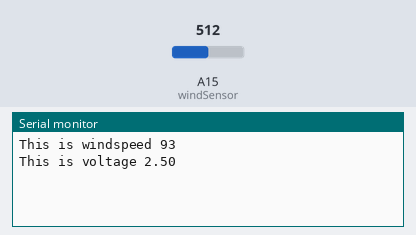
This sketch was run on a simulated Arduino Mega 2560, built with avr-gcc and run on an emulated ATmega2560. Shown: the last lines printed to the serial monitor. The inputs (shaded band) are chosen by the test bench; at power-on: A15 (windSensor) = 512.

Above: at 1.2 s.
1.3 s: A15 (windSensor) set to 716
At 2.5 s:
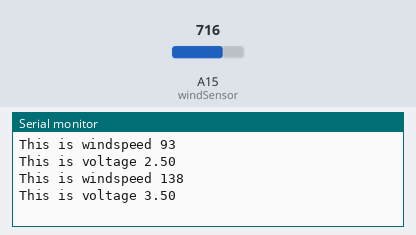
2.8 s: A15 (windSensor) set to 900
At 3.7 s:
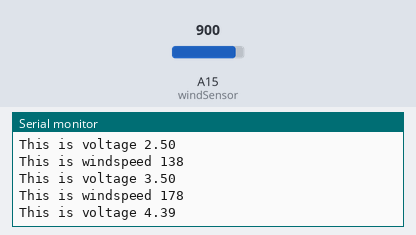

The sketch:

Anemometer.ino
```cpp
double x = 0;
double y = 0;
double a = 0;
double b = 0;

int windSensor = A15;
float voltageMax = 2.0;
float voltageMin = 0.4;
float voltageConversionConstant = 0.004882814;
float sensorVoltage = 0;

float windSpeedMin = 0;
float windSpeedMax = 32;

int windSpeed = 0;
int prevWindSpeed = 0;

void setup() {
  // put your setup code here, to run once:
  Serial.begin(9600);
}

void loop() {
  // put your main code here, to run repeatedly:
//   delay(100);
int sensorValue = analogRead(windSensor);

float voltage = sensorValue * (5.0 / 1023.0);

sensorVoltage = sensorValue * voltageConversionConstant;


if (sensorVoltage <= voltageMin) {
  windSpeed = 0; //Chech if voltage is below minimum value. if so, set wind speed to zero.
} else {
  windSpeed = ((sensorVoltage - voltageMin) * windSpeedMax / (voltageMax - voltageMin)) * 2.232694;
}

x = windSpeed;
if (x >= y) {
  y = x;
} else {
  y = y;
}

a = sensorVoltage;
if (a >= b) {
  b = a;
} else {
  b = b;
}
if (windSpeed != prevWindSpeed) {
  Serial.print("This is windspeed ");
  Serial.println(windSpeed);
  Serial.print("This is voltage ");
  Serial.println(sensorVoltage);
  prevWindSpeed = windSpeed;
  //delay(500);
}

}
```

Measured:
- after the input at 1.3 s, the serial monitor: prints a new line at once (image 1)
- after the input at 2.8 s, the serial monitor: prints a new line at once (image 2)
